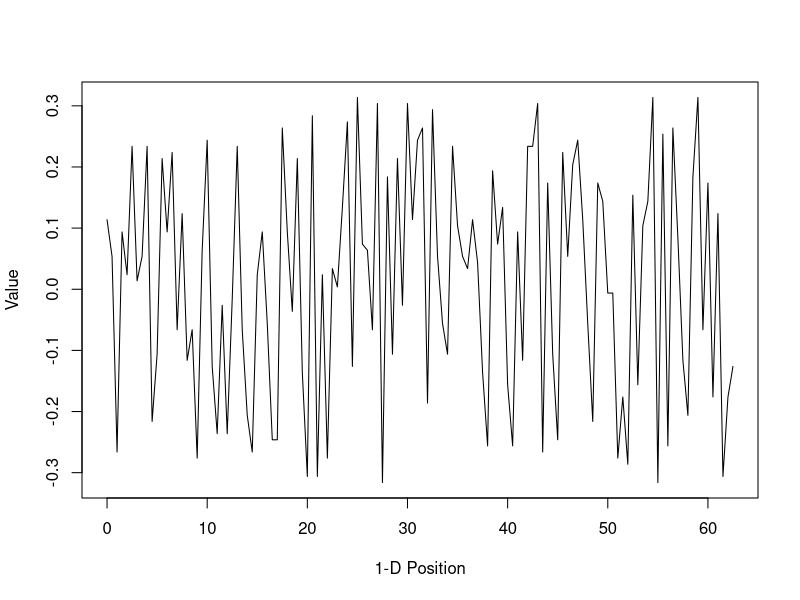
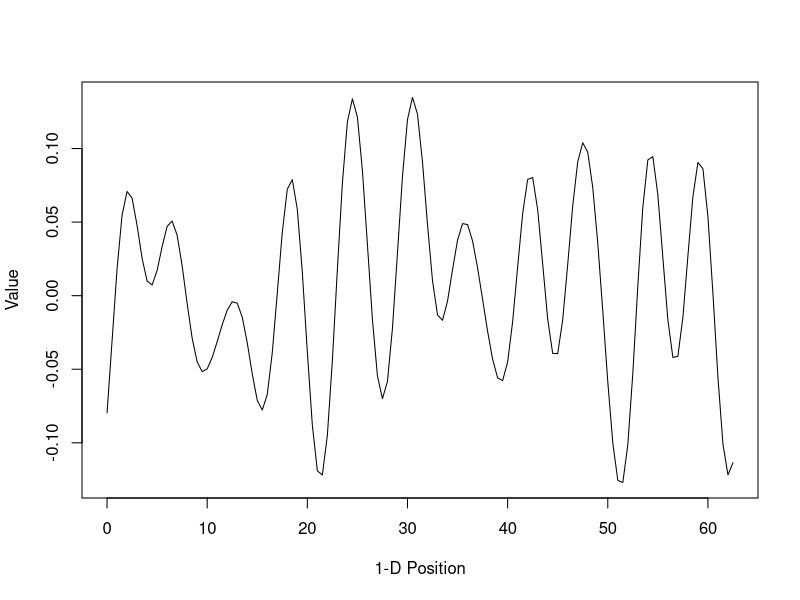
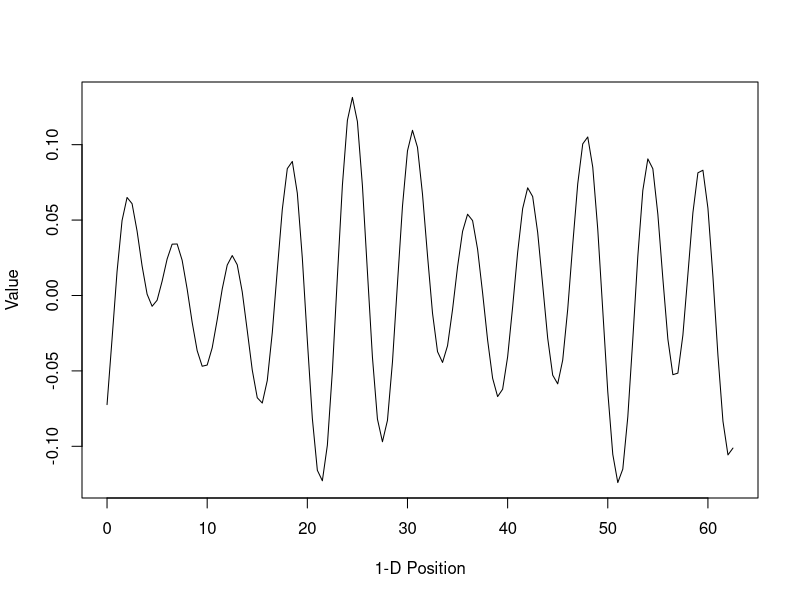
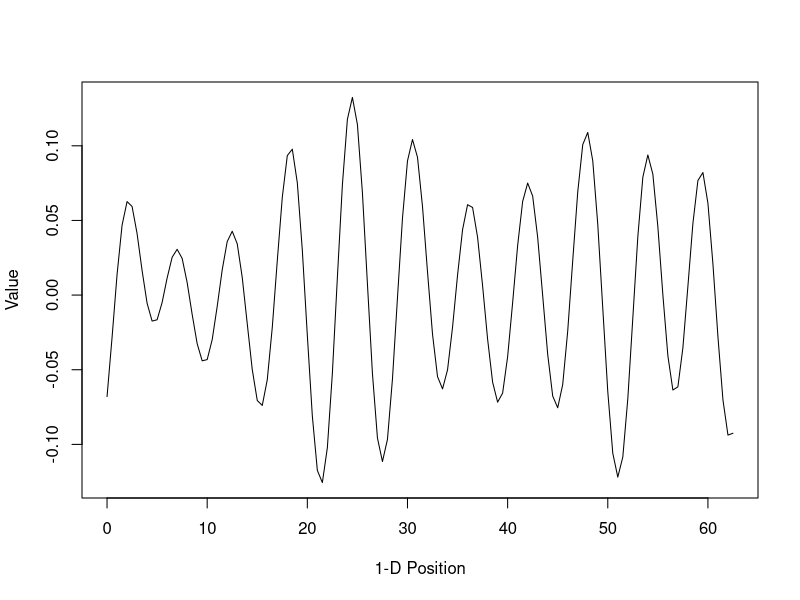
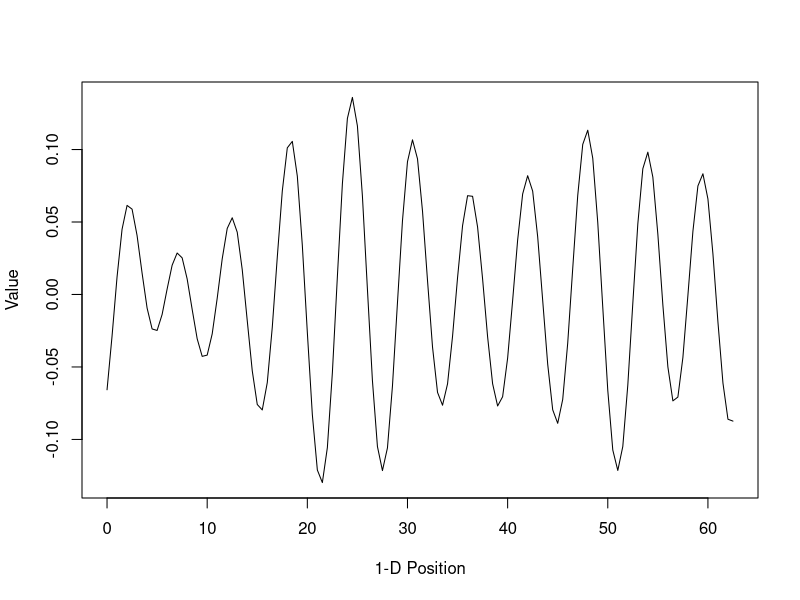
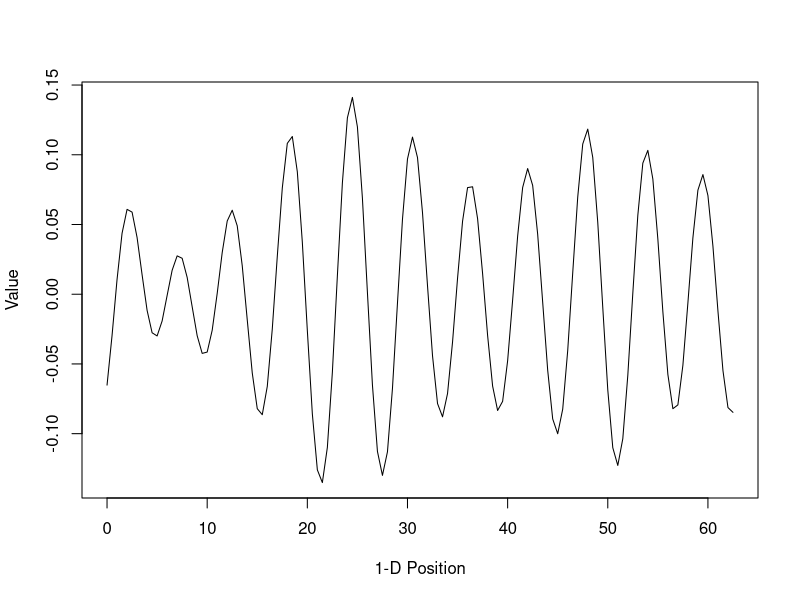
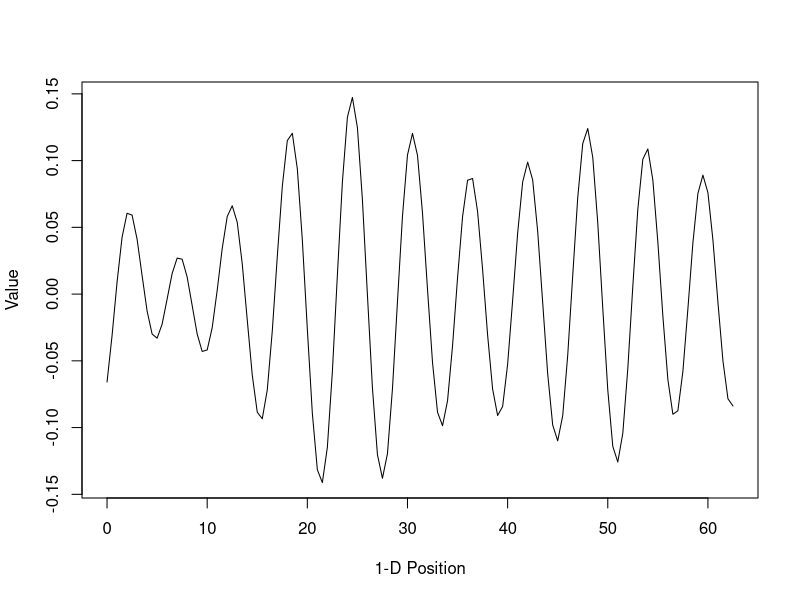
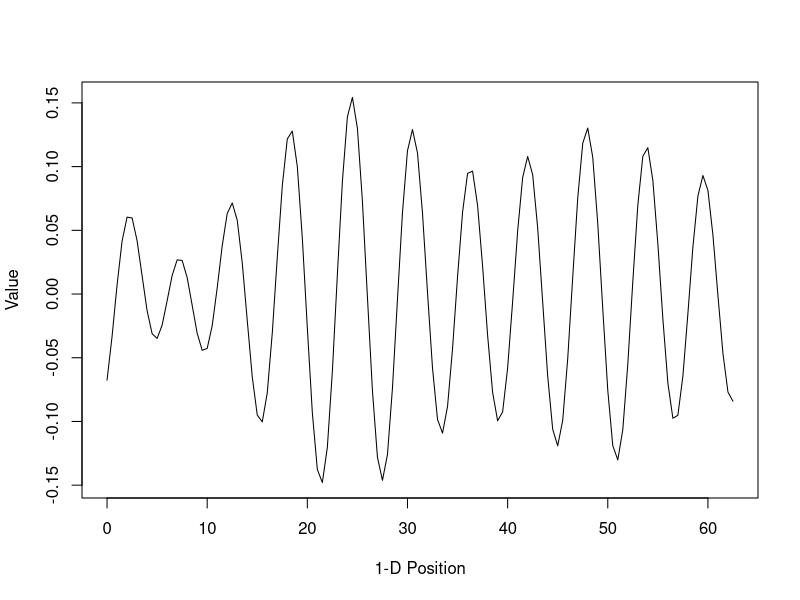

Generate these figures, in order, with R: (Note: a time limit stopped this script after it produced the figures.)
#!/usr/bin/R

library(plotrix)

########################################################################################################################
########################################################################################################################

### Implement the Laplacian in a 1-D domain.
laplacian1D = function(x, neighbour.order = 1, dx, D = 1){
    x.left  = c(x[length(x)], x[1:(length(x)-1)])
    x.right = c(x[2:length(x)], x[1])
    
    y = D*(x.left + x.right - 2*x)/dx**2
    
    return(y)
}

### Implement the Lapaclian in a 2-D domain.
laplacian2D = function(x, dx, D = 1){
    x.up    = rbind(x[nrow(x),], x[1:(nrow(x)-1),])
    x.down  = rbind(x[2:nrow(x),], x[1,])
    x.left  = cbind(x[,ncol(x)], x[,1:(ncol(x)-1)])
    x.right = cbind(x[,2:ncol(x)], x[,1])
    
    y = D*(x.up + x.down + x.left + x.right - 4*x)/dx**2
}

### Swift-Hohenberg equation
SH = function(x, epsilon = 0.1){
    y = epsilon*x - x - x**3 
    return(y)
}

### Implement the Runge-Kutta order 4 numerical method
Runge.Kutta = function(x, dt = 0.1, epsilon = 0.1){
    k1 = SH(x, epsilon)*dt
    k2 = SH(x + 0.5*k1, epsilon)*dt
    k3 = SH(x + 0.5*k2, epsilon)*dt
    k4 = SH(x + k3, epsilon)*dt
    
    y = x + (1/6)*(k1 + 2*k2 + 2*k3 + k4)
    return(y)
    
}

############################################################
############################################################
###                Swift-Hohenberg equation 1D           ###
############################################################
############################################################

##### Spacial parameters ######
L = 10*2*pi
dx = 0.5
x = seq(0, L, dx)

##### Temporal paramters ######
T = 100
dt = 0.001
times = seq(0, T, dt)

###### Model parameters ######

epsilon = 0.1
values = seq(-sqrt(epsilon), sqrt(epsilon), 0.01)

####### System initialization #######

space.init  = sample(x = values, size = length(x), replace = T)

####### Simulation ######

space.t = space.init

#pdf(file = "SH_1D.pdf")
plot(x, space.t, type = "l", xlab = "1-D Position", ylab = "Value")
for(time in 2:length(times)){
    space.prime = Runge.Kutta(space.t, dt = dt, epsilon = epsilon)
    space.prime.two = space.prime - 2*laplacian1D(space.prime, dx = dx, D = 1.0)*dt -  laplacian1D(laplacian1D(space.prime, dx = dx, D = 1.0), dx = dx, D = 1.0)*dt
    space.t = space.prime.two
    
    if(time %% 1000 == 0){
        plot(x, space.t, type = "l", xlab = "1-D Position", ylab = "Value")
        print(times[time])
    }
    
}

#dev.off()




############################################################
############################################################
###                Swift-Hohenberg equation 2D           ###
############################################################
############################################################

##### Spacial parameters ######
L = 10*2*pi
dx = 0.5
x = seq(0, L, dx)

##### Temporal paramters ######
T = 600
dt = 0.001
times = seq(0, T, dt)

###### Model parameters ######

epsilon = 0.1
values = seq(-sqrt(epsilon), sqrt(epsilon), 0.01)

####### System initialization #######

space.init = matrix(data = sample(x = values, size = length(x)**2, replace = T), nrow = length(x), ncol = length(x))
color2D.matplot(space.init, xlab = "X-Position", ylab = "Y-Position")
####### Simulation ######

space.t = space.init


#pdf(file = "SH_2D.pdf")
color2D.matplot(space.t, xlab = "X-Position", ylab = "Y-Position")
for(time in 2:length(times)){
    space.prime = Runge.Kutta(space.t, dt = dt, epsilon = epsilon)
    space.prime.two = space.prime - 2*laplacian2D(space.prime, dx = dx, D = 1.0)*dt -  laplacian2D(laplacian2D(space.prime, dx = dx, D = 1.0), dx = dx, D = 1.0)*dt
    space.t = space.prime.two
    
    if(time %% 1000 == 0){
        print(times[time])
        color2D.matplot(space.t, xlab = "X-Position", ylab = "Y-Position")
    }
    
}
#dev.off()
color2D.matplot(space.t, xlab = "X-Position", ylab = "Y-Position")
